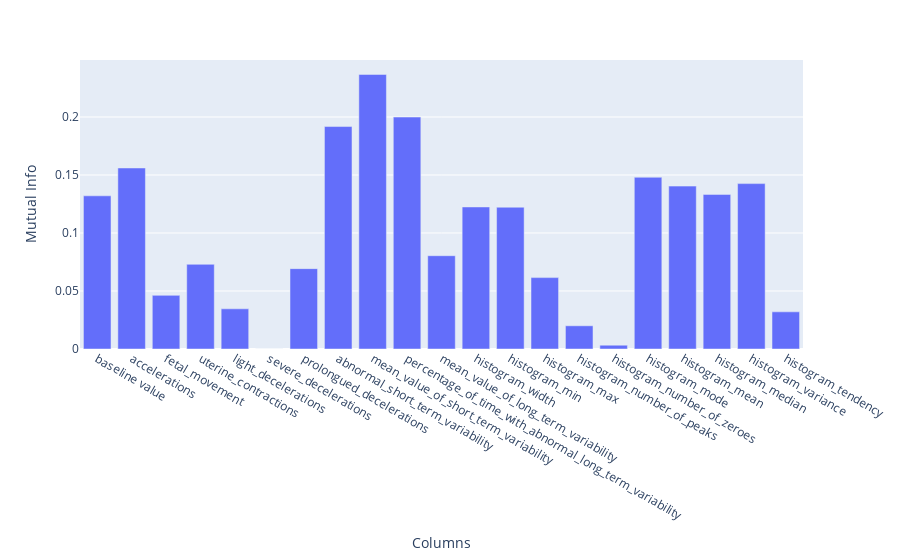

Write notebook code for a chart like this one.
### Markdown cell above
# Feature selection using Mutual information.

### Code cell
from sklearn.model_selection import train_test_split
from sklearn.feature_selection import mutual_info_classif
import plotly.express as px
X_train, X_test, Y_train,Y_test = train_test_split(data_copy.drop(labels= ['fetal_health','fetal_health_original'],axis = 1),
                                                   data_copy['fetal_health'],
                                                  test_size = 0.3,
                                                  random_state = 0)

mutual_info = mutual_info_classif(X_train,Y_train)
df_mutual_info = pd.DataFrame({"Columns" : data_copy.drop(labels = ['fetal_health','fetal_health_original'],axis = 1).columns,
                              "Mutual Info" : mutual_info})

fig = px.bar(df_mutual_info, x = "Columns", y = "Mutual Info")
fig.show()

### Figure 1 — Plotly figure (JSON) as saved in the notebook; plotly's stock layout.template omitted (floating-point values rounded to 4 significant figures)
{"data": [{"alignmentgroup": "True", "hovertemplate": "Columns=%{x}<br>Mutual Info=%{y}<extra></extra>", "legendgroup": "", "marker": {"color": "#636efa", "pattern": {"shape": ""}}, "name": "", "offsetgroup": "", "orientation": "v", "showlegend": false, "textposition": "auto", "type": "bar", "x": ["baseline value", "accelerations", "fetal_movement", "uterine_contractions", "light_decelerations", "severe_decelerations", "prolongued_decelerations", "abnormal_short_term_variability", "mean_value_of_short_term_variability", "percentage_of_time_with_abnormal_long_term_variability", "mean_value_of_long_term_variability", "histogram_width", "histogram_min", "histogram_max", "histogram_number_of_peaks", "histogram_number_of_zeroes", "histogram_mode", "histogram_mean", "histogram_median", "histogram_variance", "histogram_tendency"], "xaxis": "x", "y": [0.132, 0.156, 0.04623, 0.07299, 0.03463, 0, 0.06927, 0.1917, 0.2367, 0.1999, 0.08041, 0.1224, 0.1222, 0.06154, 0.02, 0.003256, 0.148, 0.1404, 0.1333, 0.1426, 0.03204], "yaxis": "y"}], "layout": {"barmode": "relative", "legend": {"tracegroupgap": 0}, "margin": {"t": 60}, "xaxis": {"anchor": "y", "domain": [0, 1], "title": {"text": "Columns"}}, "yaxis": {"anchor": "x", "domain": [0, 1], "title": {"text": "Mutual Info"}}}}
